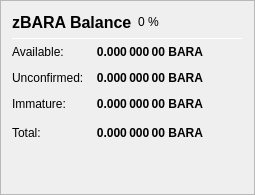
                   <widget class="QFrame" name="frame_ZerocoinBalances">
                    <property name="frameShape">
                     <enum>QFrame::StyledPanel</enum>
                    </property>
                    <property name="frameShadow">
                     <enum>QFrame::Raised</enum>
                    </property>
                    <layout class="QVBoxLayout" name="verticalLayout_7">
                     <item>
                      <layout class="QHBoxLayout" name="horizontalLayout_8" stretch="0">
                       <item>
                        <widget class="QLabel" name="label_5z_3">
                         <property name="minimumSize">
                          <size>
                           <width>0</width>
                           <height>20</height>
                          </size>
                         </property>
                         <property name="font">
                          <font>
                           <pointsize>12</pointsize>
                           <weight>75</weight>
                           <bold>true</bold>
                          </font>
                         </property>
                         <property name="text">
                          <string>zBARA Balance</string>
                         </property>
                        </widget>
                       </item>
                       <item>
                        <widget class="QLabel" name="labelzBARAPercent">
                         <property name="text">
                          <string notr="true">0 %</string>
                         </property>
                        </widget>
                       </item>
                       <item>
                        <spacer name="horizontalSpacer_11">
                         <property name="orientation">
                          <enum>Qt::Horizontal</enum>
                         </property>
                         <property name="sizeHint" stdset="0">
                          <size>
                           <width>40</width>
                           <height>20</height>
                          </size>
                         </property>
                        </spacer>
                       </item>
                      </layout>
                     </item>
                     <item>
                      <widget class="Line" name="line_ZerocoinBalance">
                       <property name="minimumSize">
                        <size>
                         <width>0</width>
                         <height>1</height>
                        </size>
                       </property>
                       <property name="maximumSize">
                        <size>
                         <width>16777215</width>
                         <height>1</height>
                        </size>
                       </property>
                       <property name="orientation">
                        <enum>Qt::Horizontal</enum>
                       </property>
                      </widget>
                     </item>
                     <item>
                      <layout class="QGridLayout" name="gridLayout_5">
                       <property name="spacing">
                        <number>12</number>
                       </property>
                       <item row="1" column="0">
                        <widget class="QLabel" name="labelzBalanceMatureText">
                         <property name="toolTip">
                          <string>Mature: more than 20 confirmation and more than 3 mints of the same denomination after it was minted.
These zBARA are spendable.</string>
                         </property>
                         <property name="text">
                          <string>Available:</string>
                         </property>
                        </widget>
                       </item>
                       <item row="1" column="1">
                        <widget class="QLabel" name="labelzBalanceMature">
                         <property name="font">
                          <font>
                           <weight>75</weight>
                           <bold>true</bold>
                          </font>
                         </property>
                         <property name="toolTip">
                          <string>Mature: more than 20 confirmation and more than 3 mints of the same denomination after it was minted.
These zBARA are spendable.</string>
                         </property>
                         <property name="text">
                          <string notr="true">0.000 000 00 BARA</string>
                         </property>
                         <property name="alignment">
                          <set>Qt::AlignRight|Qt::AlignTrailing|Qt::AlignVCenter</set>
                         </property>
                        </widget>
                       </item>
                       <item row="2" column="0">
                        <widget class="QLabel" name="labelzBalanceUnconfirmedText">
                         <property name="toolTip">
                          <string>Unconfirmed: less than 20 confirmations
Immature: confirmed, but less than 3 mints of the same denomination after it was minted</string>
                         </property>
                         <property name="text">
                          <string>Unconfirmed:</string>
                         </property>
                        </widget>
                       </item>
                       <item row="2" column="1">
                        <widget class="QLabel" name="labelzBalanceUnconfirmed">
                         <property name="font">
                          <font>
                           <weight>75</weight>
                           <bold>true</bold>
                          </font>
                         </property>
                         <property name="toolTip">
                          <string>Unconfirmed: less than 20 confirmations
Immature: confirmed, but less than 3 mints of the same denomination after it was minted</string>
                         </property>
                         <property name="text">
                          <string notr="true">0.000 000 00 BARA</string>
                         </property>
                         <property name="alignment">
                          <set>Qt::AlignRight|Qt::AlignTrailing|Qt::AlignVCenter</set>
                         </property>
                        </widget>
                       </item>
                       <item row="3" column="0">
                        <widget class="QLabel" name="labelzBalanceImmatureText">
                         <property name="toolTip">
                          <string>Unconfirmed: less than 20 confirmations
Immature: confirmed, but less than 3 mints of the same denomination after it was minted</string>
                         </property>
                         <property name="text">
                          <string>Immature:</string>
                         </property>
                        </widget>
                       </item>
                       <item row="3" column="1">
                        <widget class="QLabel" name="labelzBalanceImmature">
                         <property name="font">
                          <font>
                           <weight>75</weight>
                           <bold>true</bold>
                          </font>
                         </property>
                         <property name="toolTip">
                          <string>Unconfirmed: less than 20 confirmations
Immature: confirmed, but less than 3 mints of the same denomination after it was minted</string>
                         </property>
                         <property name="text">
                          <string notr="true">0.000 000 00 BARA</string>
                         </property>
                         <property name="alignment">
                          <set>Qt::AlignRight|Qt::AlignTrailing|Qt::AlignVCenter</set>
                         </property>
                        </widget>
                       </item>
                       <item row="4" column="0">
                        <widget class="QLabel" name="labelzBalanceText">
                         <property name="toolTip">
                          <string>Your current zBARA balance, unconfirmed and immature zBARA included.</string>
                         </property>
                         <property name="text">
                          <string>Total:</string>
                         </property>
                        </widget>
                       </item>
                       <item row="4" column="1">
                        <widget class="QLabel" name="labelzBalance">
                         <property name="font">
                          <font>
                           <weight>75</weight>
                           <bold>true</bold>
                          </font>
                         </property>
                         <property name="cursor">
                          <cursorShape>IBeamCursor</cursorShape>
                         </property>
                         <property name="toolTip">
                          <string>Your current zBARA balance, unconfirmed and immature zBARA included.</string>
                         </property>
                         <property name="text">
                          <string notr="true">0.000 000 00 BARA</string>
                         </property>
                         <property name="alignment">
                          <set>Qt::AlignRight|Qt::AlignTrailing|Qt::AlignVCenter</set>
                         </property>
                         <property name="textInteractionFlags">
                          <set>Qt::LinksAccessibleByMouse|Qt::TextSelectableByKeyboard|Qt::TextSelectableByMouse</set>
                         </property>
                        </widget>
                       </item>
                       <item row="4" column="2">
                        <spacer name="horizontalSpacer_4">
                         <property name="orientation">
                          <enum>Qt::Horizontal</enum>
                         </property>
                         <property name="sizeHint" stdset="0">
                          <size>
                           <width>40</width>
                           <height>20</height>
                          </size>
                         </property>
                        </spacer>
                       </item>
                      </layout>
                     </item>
                     <item>
                      <spacer name="verticalSpacer_4">
                       <property name="orientation">
                        <enum>Qt::Vertical</enum>
                       </property>
                       <property name="sizeHint" stdset="0">
                        <size>
                         <width>20</width>
                         <height>40</height>
                        </size>
                       </property>
                      </spacer>
                     </item>
                    </layout>
                   </widget>
